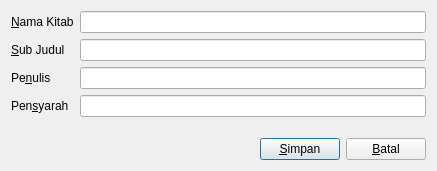
<?xml version="1.0" encoding="UTF-8"?>
<ui version="4.0">
 <class>BookEditor</class>
 <widget class="QDialog" name="BookEditor">
  <property name="geometry">
   <rect>
    <x>0</x>
    <y>0</y>
    <width>437</width>
    <height>171</height>
   </rect>
  </property>
  <property name="windowTitle">
   <string>Dialog</string>
  </property>
  <layout class="QVBoxLayout" name="verticalLayout">
   <item>
    <layout class="QFormLayout" name="formLayout">
     <item row="0" column="0">
      <widget class="QLabel" name="label">
       <property name="text">
        <string>&amp;Nama Kitab</string>
       </property>
       <property name="buddy">
        <cstring>titleEdit</cstring>
       </property>
      </widget>
     </item>
     <item row="0" column="1">
      <widget class="QLineEdit" name="titleEdit"/>
     </item>
     <item row="1" column="0">
      <widget class="QLabel" name="label_2">
       <property name="text">
        <string>&amp;Sub Judul</string>
       </property>
       <property name="buddy">
        <cstring>subtitleEdit</cstring>
       </property>
      </widget>
     </item>
     <item row="1" column="1">
      <widget class="QLineEdit" name="subtitleEdit"/>
     </item>
     <item row="2" column="0">
      <widget class="QLabel" name="label_3">
       <property name="text">
        <string>Pe&amp;nulis</string>
       </property>
       <property name="buddy">
        <cstring>authorsEdit</cstring>
       </property>
      </widget>
     </item>
     <item row="2" column="1">
      <widget class="QLineEdit" name="authorsEdit"/>
     </item>
     <item row="3" column="0">
      <widget class="QLabel" name="label_4">
       <property name="text">
        <string>Pen&amp;syarah</string>
       </property>
       <property name="buddy">
        <cstring>narratorEdit</cstring>
       </property>
      </widget>
     </item>
     <item row="3" column="1">
      <widget class="QLineEdit" name="narratorEdit"/>
     </item>
    </layout>
   </item>
   <item>
    <layout class="QHBoxLayout" name="horizontalLayout">
     <item>
      <spacer name="horizontalSpacer">
       <property name="orientation">
        <enum>Qt::Horizontal</enum>
       </property>
       <property name="sizeHint" stdset="0">
        <size>
         <width>40</width>
         <height>20</height>
        </size>
       </property>
      </spacer>
     </item>
     <item>
      <widget class="QPushButton" name="saveButton">
       <property name="text">
        <string>&amp;Simpan</string>
       </property>
      </widget>
     </item>
     <item>
      <widget class="QPushButton" name="cancelButton">
       <property name="text">
        <string>&amp;Batal</string>
       </property>
      </widget>
     </item>
    </layout>
   </item>
  </layout>
 </widget>
 <tabstops>
  <tabstop>titleEdit</tabstop>
  <tabstop>subtitleEdit</tabstop>
  <tabstop>authorsEdit</tabstop>
  <tabstop>narratorEdit</tabstop>
  <tabstop>saveButton</tabstop>
  <tabstop>cancelButton</tabstop>
 </tabstops>
 <resources/>
 <connections/>
</ui>
